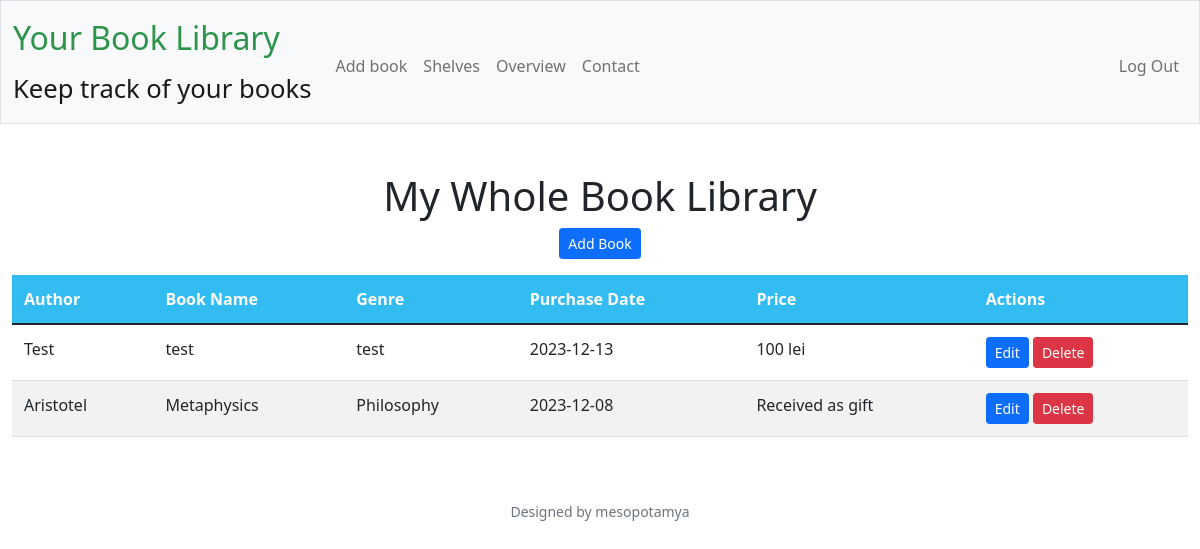
Page /book_library (signed in) on the committed database.
### tables this page shows
CREATE TABLE books (
    id INTEGER PRIMARY KEY AUTOINCREMENT,
    author TEXT NOT NULL,
    book_name TEXT NOT NULL,
    genre TEXT NOT NULL,
    purchase_date DATE NOT NULL,
    price DECIMAL(10, 2) NOT NULL,
    ISBN TEXT,
    user_id INTEGER,
    action TEXT,
    details TEXT,
    date_created TIMESTAMP DEFAULT CURRENT_TIMESTAMP,
    book_gift INTEGER DEFAULT 0, currency TEXT,    
    FOREIGN KEY (user_id) REFERENCES users(id)
);

### app.py (the view)
@app.route("/book_library")
@login_required
def book_library():
    user_id = session["user_id"]
    books = db.execute(
        """
        SELECT *,
        CASE
            WHEN book_gift = 1 THEN 'Received as gift'
            ELSE price || ' ' || currency
        END AS display_price
        FROM books
        WHERE user_id = ? AND action != 'Deleted'
        """,
        user_id,
    )
    existing_books = [
        book for book in books if book.get("action") in ("Added", "Updated")
    ]
    return render_template("book_library.html", books=existing_books)

### app.py (called while the page is built)
@app.after_request
def after_request(response):
    response.headers["Cache-Control"] = "no-cache, no-store, must-revalidate"
    response.headers["Expires"] = 0
    response.headers["Pragma"] = "no-cache"
    return response

### helpers.py (called while the page is built)
def login_required(f):
    @wraps(f)
    def decorated_function(*args, **kwargs):
        if session.get("user_id") is None:
            return redirect("/login")
        return f(*args, **kwargs)
    return decorated_function

### templates/book_library.html (shortened to what this page needs)
{% extends "layout.html" %}
{% block main %}
    <h1>My Whole Book Library</h1>
    <a href="{{ url_for('add_book') }}" class="btn btn-primary btn-sm mb-3">Add Book
    </a>
    <table class="table">
        <thead class="thead-dark">
            <tr>
                <th>Author</th>
                <th>Book Name</th>
                <th>Genre</th>
                <th>Purchase Date</th>
                <th>Price</th>
                <th>Actions</th>
            </tr>
        </thead>
        <tbody>
            {% for book in books %}
                <tr>
                    <td>{{ book.author }}</td>
                    <td>{{ book.book_name }}</td>
                    <td>{{ book.genre }}</td>
                    <td>{{ book.purchase_date }}</td>
                    <td>
                        {% if book.book_gift == 1 %}
                            Received as gift
                            {% else %}
                                {{ book.price }} lei
                            {% endif %}
                    </td>
                    <td>
                        <a href="{{ url_for('edit_book', book_id=book.id) }}" class="btn btn-primary btn-sm custom-btn">Edit</a>
                        <form action="{{ url_for('delete_book', book_id=book.id) }}" method="POST" style="display: inline;">
                            <button type="submit" class="btn btn-danger btn-sm custom-btn">Delete</button>
                        </form>
                    </td>
                </tr>
            {% endfor %}
        </tbody>
    </table>
{% endblock %}

### templates/book_library.html (style rules this page uses)
.table { width: 100%; border-collapse: collapse; }
.table th, .table td { padding: 12px; text-align: left; border-bottom: 1px solid #ddd; }
.table th { background-color: #33bcf2; color: white; }
.table tbody tr:nth-child(even) { background-color: #f2f2f2; }

### rows in the picture
books: author "Test", book_name "test", genre "test", purchase_date "2023-12-13", price "100"
books: author "Aristotel", book_name "Metaphysics", genre "Philosophy", purchase_date "2023-12-08", book_gift "Received as gift"
